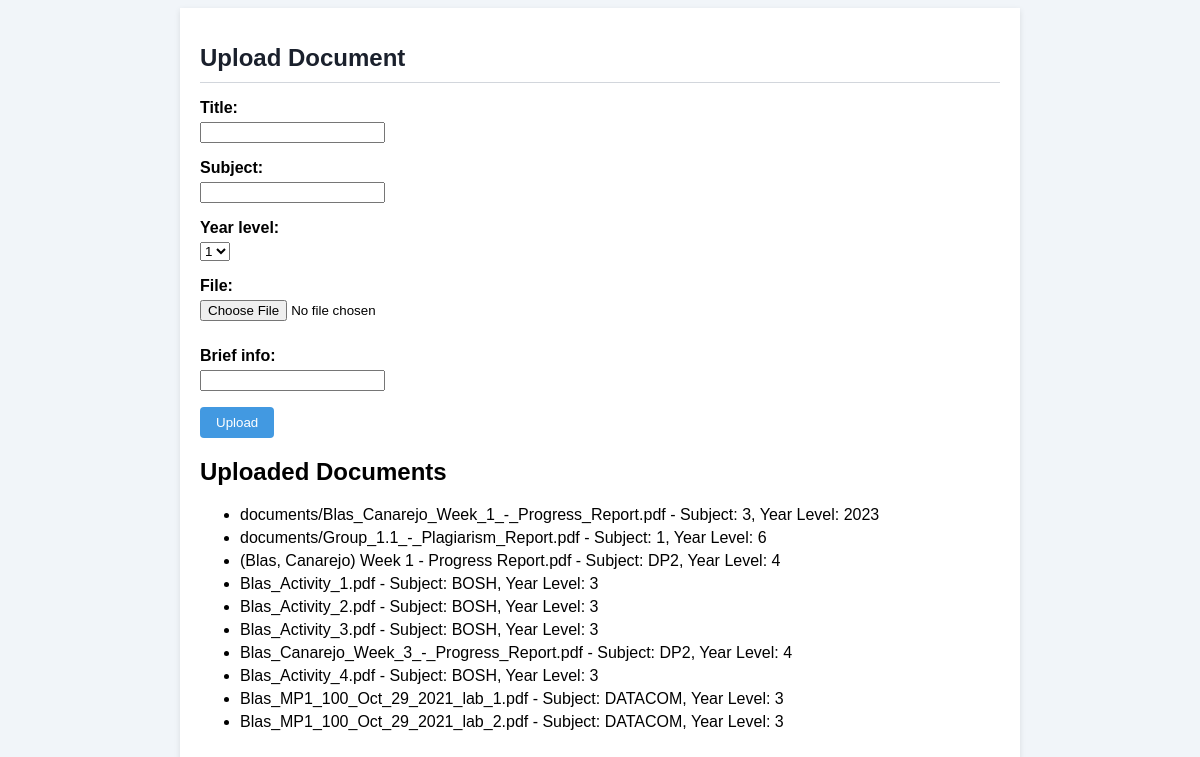
The page /profiles/upload/ (signed in) on the database its author committed.
### app/models.py (models this page shows, shortened)
class Document(models.Model):
    title = models.CharField(default = '', max_length=255)
    subject = models.CharField(max_length=100)
    year_level = models.PositiveIntegerField()
    file = models.FileField(upload_to='')
    brief_info = models.CharField(default='', max_length=255)
    embedded_url = models.URLField(blank=True)
    uploader = models.ForeignKey(MyUser, on_delete=models.CASCADE, default=12)

### app/views.py (the view)
# urls.py: path('upload/', views.upload_document, name='upload_document'),
@login_required
def upload_document(request):
    if request.method == 'POST':
        form = DocumentForm(request.POST, request.FILES)
        if form.is_valid():
            form.save()
            return redirect('upload_document')  # Redirect to the upload_document page
    else:
        form = DocumentForm()
    documents = Document.objects.all()
    return render(request, 'upload_document.html', {'form': form, 'documents': documents})

### app/forms.py (shortened to what this page needs)
class DocumentForm(forms.ModelForm):
    YEAR_LEVEL_CHOICES = [
        (1, '1'),
        (2, '2'),
        (3, '3'),
        (4, '4'),
    ]
    year_level = forms.ChoiceField(choices=YEAR_LEVEL_CHOICES)
    class Meta:
        model = Document
        exclude = ('embedded_url', 'uploader')

### theme/templates/upload_document.html (shortened to what this page needs)
{% load static %}
<!DOCTYPE html>
<html>
<head>
</head>
<body>
    <div class="container">
        <h1>Upload Document</h1>
        <div class="form-container">
            <form method="POST" enctype="multipart/form-data">
                {{ form.as_p }}
                <button type="submit">Upload</button>
            </form>
        </div>
        <div class="document-list">
            <h2>Uploaded Documents</h2>
            <ul>
                {% for document in documents %}
                    <li>{{ document.file.name }} - Subject: {{ document.subject }}, Year Level: {{ document.year_level }}</li>
                {% empty %}
                    <li>No documents uploaded yet.</li>
                {% endfor %}
            </ul>
        </div>
    </div>
</body>
</html>

### theme/templates/upload_document.html (style rules this page uses)
body { background-color: #f1f5f9; font-family: Arial, sans-serif; }
.container { max-width: 800px; margin: 0 auto; padding: 20px; background-color: #ffffff; box-shadow: 0 2px 6px rgba(0, 0, 0, 0.1); }
h1 { color: #1a202c; font-size: 24px; margin-bottom: 10px; padding-bottom: 10px; border-bottom: 1px solid #d2d6dc; }
.form-container { margin-bottom: 20px; }
.form-container label { display: block; font-weight: bold; margin-bottom: 5px; }
.form-container input[type="file"] { margin-bottom: 10px; }
.form-container button { background-color: #4299e1; color: #ffffff; padding: 8px 16px; border: none; border-radius: 4px; cursor: pointer; }
.document-list { margin-bottom: 20px; }
.document-list li { margin-bottom: 5px; }

### rows shown on the page
Document: file.name "documents/Blas_Canarejo_Week_1_-_Progress_Report.pdf", subject "3", year_level "2023"
Document: file.name "documents/Group_1.1_-_Plagiarism_Report.pdf", subject "1", year_level "6"
Document: file.name "(Blas, Canarejo) Week 1 - Progress Report.pdf", subject "DP2", year_level "4"
Document: file.name "Blas_Activity_1.pdf", subject "BOSH", year_level "3"
Document: file.name "Blas_Activity_2.pdf", subject "BOSH", year_level "3"
Document: file.name "Blas_Activity_3.pdf", subject "BOSH", year_level "3"
Document: file.name "Blas_Canarejo_Week_3_-_Progress_Report.pdf", subject "DP2", year_level "4"
Document: file.name "Blas_Activity_4.pdf", subject "BOSH", year_level "3"
Document: file.name "Blas_MP1_100_Oct_29_2021_lab_1.pdf", subject "DATACOM", year_level "3"
Document: file.name "Blas_MP1_100_Oct_29_2021_lab_2.pdf", subject "DATACOM", year_level "3"
